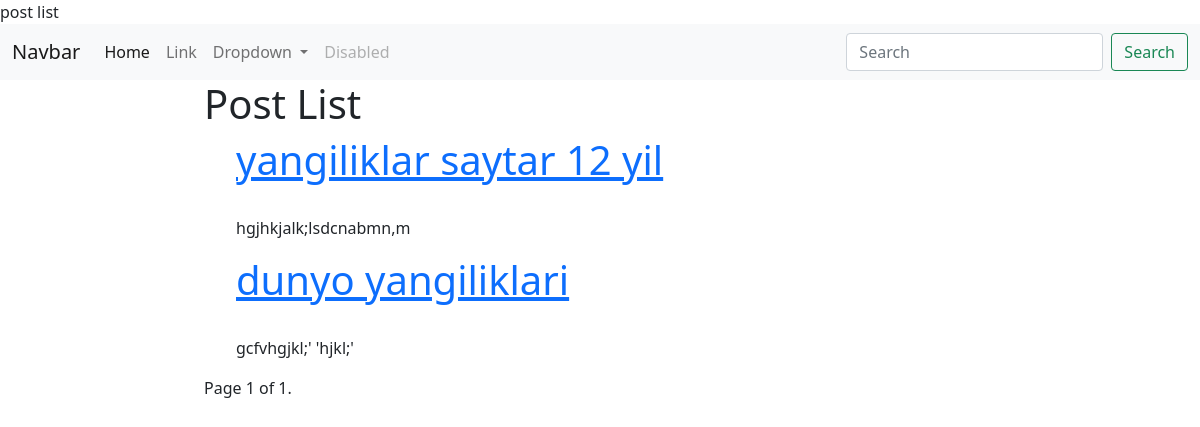
Page /blog/list/ on the earlier database version.
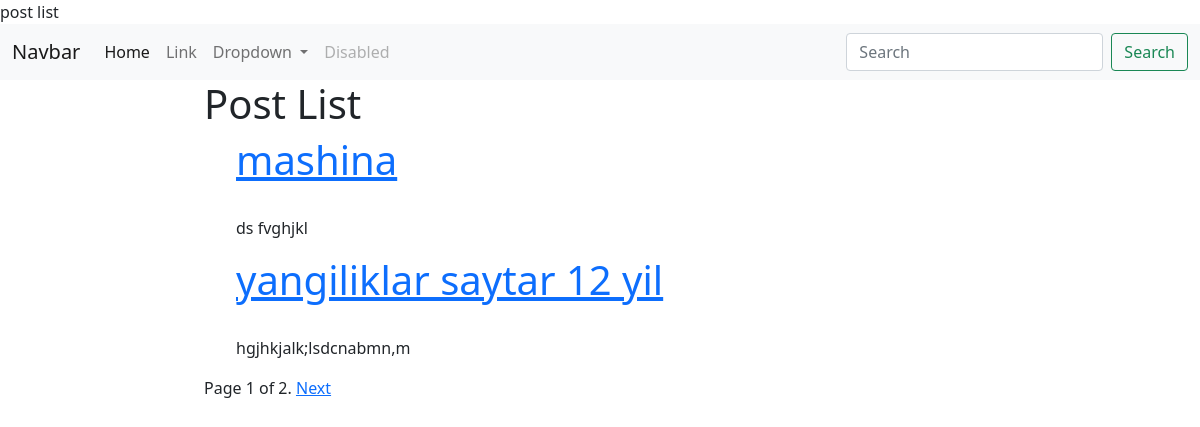
Same page on the later database version.
### blog/models.py (models this page shows, shortened)
class Post(models.Model):
    choice = (
        ("DF", "Draft"),
        ("PB", "Published")
    )
    title = models.CharField(max_length=200)
    slug = models.SlugField(max_length=200, unique_for_date='publish')  # 2023/05/15/post1,post1
    author = models.ForeignKey(Student, on_delete=models.CASCADE, related_name='blog_post')
    body = models.TextField()
    publish = models.DateTimeField(default=timezone.now())  # 2023/06/15/
    created = models.DateTimeField(auto_now_add=True)
    updated = models.DateTimeField(auto_now=True)
    status = models.CharField(max_length=200, choices=choice, default='DF')
    objects = models.Manager()  # default
    published = PublishedManager()
    class Meta:
        ordering = ["-publish"]
    def get_absolute_url(self):
        return reverse('blog:post_detail', args=[self.publish.year, self.publish.month, self.publish.day, self.slug])

### blog/views.py (the view)
# urls.py: path('list/', post_list, name="post"),
def post_list(request):
    posts = Post.published.all()
    p = Paginator(posts, 2)
    page_number = request.GET.get('page')
    try:
        posts = p.page(page_number)
    except PageNotAnInteger:
        posts = p.page(1)
    except EmptyPage:
        posts = p.page(p.num_pages)
    return render(request, 'blog/post/list.html', {'posts': posts})

### blog/models.py (called while the page is built)
    def get_queryset(self):
        return super().get_queryset().filter(status="PB")

### templates/blog/post/list.html (shortened to what this page needs)
{% extends 'base.html' %}
{% block content %}
    <div class="row">
        <div class="offset-2 col-8">
            <h1>Post List</h1>
            <ul>
                {% for post in posts %}
                    <a href="{{ post.get_absolute_url }}"><h1>{{ post.title }}</h1></a><br>
                    <p>{{ post.body }}</p>
                {% endfor %}
            </ul>
            {% include 'pagination.html' %}
        </div>
    </div>
{% endblock %}

Differences in the rows shown:
no longer on this page (row unchanged): Post: title "dunyo yangiliklari", body "gcfvhgjkl;' 'hjkl;'"
added Post: title "mashina", body "ds fvghjkl"
Other differences:
{{ posts.paginator.num_pages }}: "1" → "2"
text now shown: "Next"
